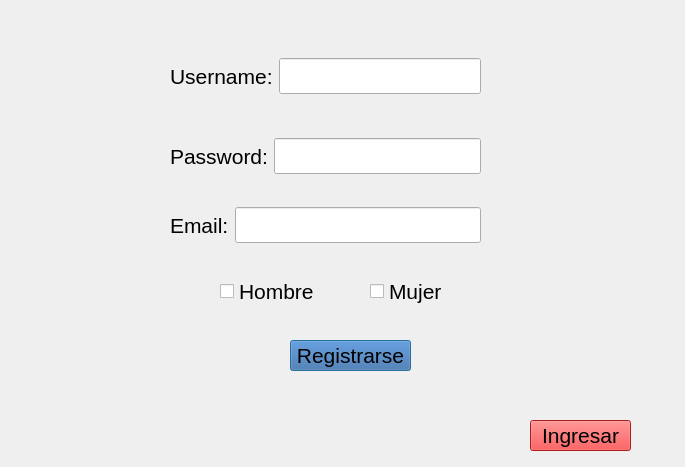
<?xml version="1.0" encoding="UTF-8"?>
<ui version="4.0">
 <class>Register</class>
 <widget class="QDialog" name="Register">
  <property name="geometry">
   <rect>
    <x>0</x>
    <y>0</y>
    <width>685</width>
    <height>467</height>
   </rect>
  </property>
  <property name="windowTitle">
   <string>Dialog</string>
  </property>
  <widget class="QPushButton" name="pushButton_2">
   <property name="geometry">
    <rect>
     <x>290</x>
     <y>340</y>
     <width>121</width>
     <height>31</height>
    </rect>
   </property>
   <property name="font">
    <font>
     <pointsize>16</pointsize>
    </font>
   </property>
   <property name="styleSheet">
    <string notr="true">background-color:rgb(52, 101, 164)</string>
   </property>
   <property name="text">
    <string>Registrarse</string>
   </property>
  </widget>
  <widget class="QWidget" name="horizontalLayoutWidget">
   <property name="geometry">
    <rect>
     <x>170</x>
     <y>40</y>
     <width>311</width>
     <height>72</height>
    </rect>
   </property>
   <layout class="QHBoxLayout" name="horizontalLayout">
    <item>
     <widget class="QLabel" name="label">
      <property name="font">
       <font>
        <pointsize>16</pointsize>
       </font>
      </property>
      <property name="text">
       <string>Username:</string>
      </property>
     </widget>
    </item>
    <item>
     <widget class="QLineEdit" name="username">
      <property name="font">
       <font>
        <pointsize>18</pointsize>
       </font>
      </property>
     </widget>
    </item>
   </layout>
  </widget>
  <widget class="QCheckBox" name="checkMan">
   <property name="geometry">
    <rect>
     <x>220</x>
     <y>280</y>
     <width>101</width>
     <height>23</height>
    </rect>
   </property>
   <property name="font">
    <font>
     <pointsize>16</pointsize>
    </font>
   </property>
   <property name="text">
    <string>Hombre</string>
   </property>
  </widget>
  <widget class="QWidget" name="horizontalLayoutWidget_2">
   <property name="geometry">
    <rect>
     <x>170</x>
     <y>120</y>
     <width>311</width>
     <height>72</height>
    </rect>
   </property>
   <layout class="QHBoxLayout" name="horizontalLayout_2">
    <item>
     <widget class="QLabel" name="label_2">
      <property name="font">
       <font>
        <pointsize>16</pointsize>
       </font>
      </property>
      <property name="text">
       <string>Password:</string>
      </property>
     </widget>
    </item>
    <item>
     <widget class="QLineEdit" name="password">
      <property name="font">
       <font>
        <pointsize>18</pointsize>
       </font>
      </property>
      <property name="echoMode">
       <enum>QLineEdit::Password</enum>
      </property>
     </widget>
    </item>
   </layout>
  </widget>
  <widget class="QCheckBox" name="checkWoman">
   <property name="geometry">
    <rect>
     <x>370</x>
     <y>280</y>
     <width>92</width>
     <height>23</height>
    </rect>
   </property>
   <property name="font">
    <font>
     <pointsize>16</pointsize>
    </font>
   </property>
   <property name="text">
    <string>Mujer</string>
   </property>
  </widget>
  <widget class="QWidget" name="horizontalLayoutWidget_3">
   <property name="geometry">
    <rect>
     <x>170</x>
     <y>200</y>
     <width>311</width>
     <height>51</height>
    </rect>
   </property>
   <layout class="QHBoxLayout" name="horizontalLayout_3">
    <item>
     <widget class="QLabel" name="label_3">
      <property name="font">
       <font>
        <pointsize>16</pointsize>
       </font>
      </property>
      <property name="text">
       <string>Email:</string>
      </property>
     </widget>
    </item>
    <item>
     <widget class="QLineEdit" name="email">
      <property name="font">
       <font>
        <pointsize>18</pointsize>
       </font>
      </property>
     </widget>
    </item>
   </layout>
  </widget>
  <widget class="QPushButton" name="pushButton">
   <property name="geometry">
    <rect>
     <x>530</x>
     <y>420</y>
     <width>101</width>
     <height>31</height>
    </rect>
   </property>
   <property name="font">
    <font>
     <pointsize>16</pointsize>
    </font>
   </property>
   <property name="styleSheet">
    <string notr="true">background-color:rgb(239, 41, 41)</string>
   </property>
   <property name="text">
    <string>Ingresar</string>
   </property>
  </widget>
 </widget>
 <resources/>
 <connections/>
</ui>
